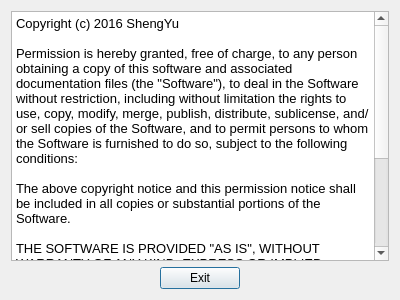
<?xml version="1.0" encoding="UTF-8"?>
<ui version="4.0">
 <class>Dialog</class>
 <widget class="QDialog" name="Dialog">
  <property name="geometry">
   <rect>
    <x>0</x>
    <y>0</y>
    <width>400</width>
    <height>300</height>
   </rect>
  </property>
  <property name="windowTitle">
   <string>License</string>
  </property>
  <layout class="QVBoxLayout" name="verticalLayout">
   <item>
    <widget class="QTextEdit" name="textEdit">
     <property name="readOnly">
      <bool>true</bool>
     </property>
     <property name="html">
      <string>&lt;!DOCTYPE HTML PUBLIC &quot;-//W3C//DTD HTML 4.0//EN&quot; &quot;http://www.w3.org/TR/REC-html40/strict.dtd&quot;&gt;
&lt;html&gt;&lt;head&gt;&lt;meta name=&quot;qrichtext&quot; content=&quot;1&quot; /&gt;&lt;style type=&quot;text/css&quot;&gt;
p, li { white-space: pre-wrap; }
&lt;/style&gt;&lt;/head&gt;&lt;body style=&quot; font-family:'Ubuntu'; font-size:11pt; font-weight:400; font-style:normal;&quot;&gt;
&lt;p style=&quot; margin-top:0px; margin-bottom:0px; margin-left:0px; margin-right:0px; -qt-block-indent:0; text-indent:0px;&quot;&gt;&lt;span style=&quot; font-size:10pt;&quot;&gt;Copyright (c) 2016 ShengYu&lt;/span&gt;&lt;/p&gt;
&lt;p style=&quot;-qt-paragraph-type:empty; margin-top:0px; margin-bottom:0px; margin-left:0px; margin-right:0px; -qt-block-indent:0; text-indent:0px; font-size:10pt;&quot;&gt;&lt;br /&gt;&lt;/p&gt;
&lt;p style=&quot; margin-top:0px; margin-bottom:0px; margin-left:0px; margin-right:0px; -qt-block-indent:0; text-indent:0px;&quot;&gt;&lt;span style=&quot; font-size:10pt;&quot;&gt;Permission is hereby granted, free of charge, to any person obtaining a copy of this software and associated documentation files (the &amp;quot;Software&amp;quot;), to deal in the Software without restriction, including without limitation the rights to use, copy, modify, merge, publish, distribute, sublicense, and/or sell copies of the Software, and to permit persons to whom the Software is furnished to do so, subject to the following conditions:&lt;/span&gt;&lt;/p&gt;
&lt;p style=&quot;-qt-paragraph-type:empty; margin-top:0px; margin-bottom:0px; margin-left:0px; margin-right:0px; -qt-block-indent:0; text-indent:0px; font-size:10pt;&quot;&gt;&lt;br /&gt;&lt;/p&gt;
&lt;p style=&quot; margin-top:0px; margin-bottom:0px; margin-left:0px; margin-right:0px; -qt-block-indent:0; text-indent:0px;&quot;&gt;&lt;span style=&quot; font-size:10pt;&quot;&gt;The above copyright notice and this permission notice shall be included in all copies or substantial portions of the Software.&lt;/span&gt;&lt;/p&gt;
&lt;p style=&quot;-qt-paragraph-type:empty; margin-top:0px; margin-bottom:0px; margin-left:0px; margin-right:0px; -qt-block-indent:0; text-indent:0px; font-size:10pt;&quot;&gt;&lt;br /&gt;&lt;/p&gt;
&lt;p style=&quot; margin-top:0px; margin-bottom:0px; margin-left:0px; margin-right:0px; -qt-block-indent:0; text-indent:0px;&quot;&gt;&lt;span style=&quot; font-size:10pt;&quot;&gt;THE SOFTWARE IS PROVIDED &amp;quot;AS IS&amp;quot;, WITHOUT WARRANTY OF ANY KIND, EXPRESS OR IMPLIED, INCLUDING BUT NOT LIMITED TO THE WARRANTIES OF MERCHANTABILITY, FITNESS FOR A PARTICULAR PURPOSE AND NONINFRINGEMENT. IN NO EVENT SHALL THE AUTHORS OR COPYRIGHT HOLDERS BE LIABLE FOR ANY CLAIM, DAMAGES OR OTHER LIABILITY, WHETHER IN AN ACTION OF CONTRACT, TORT OR OTHERWISE, ARISING FROM, OUT OF OR IN CONNECTION WITH THE SOFTWARE OR THE USE OR OTHER DEALINGS IN THE SOFTWARE.&lt;/span&gt;&lt;/p&gt;
&lt;p style=&quot;-qt-paragraph-type:empty; margin-top:0px; margin-bottom:0px; margin-left:0px; margin-right:0px; -qt-block-indent:0; text-indent:0px; font-size:10pt;&quot;&gt;&lt;br /&gt;&lt;/p&gt;&lt;/body&gt;&lt;/html&gt;</string>
     </property>
    </widget>
   </item>
   <item>
    <layout class="QHBoxLayout" name="horizontalLayout">
     <item>
      <spacer name="horizontalSpacer">
       <property name="orientation">
        <enum>Qt::Horizontal</enum>
       </property>
       <property name="sizeHint" stdset="0">
        <size>
         <width>40</width>
         <height>20</height>
        </size>
       </property>
      </spacer>
     </item>
     <item>
      <widget class="QPushButton" name="ExitButton">
       <property name="text">
        <string>Exit</string>
       </property>
      </widget>
     </item>
     <item>
      <spacer name="horizontalSpacer_2">
       <property name="orientation">
        <enum>Qt::Horizontal</enum>
       </property>
       <property name="sizeHint" stdset="0">
        <size>
         <width>40</width>
         <height>20</height>
        </size>
       </property>
      </spacer>
     </item>
    </layout>
   </item>
  </layout>
 </widget>
 <resources/>
 <connections/>
</ui>
